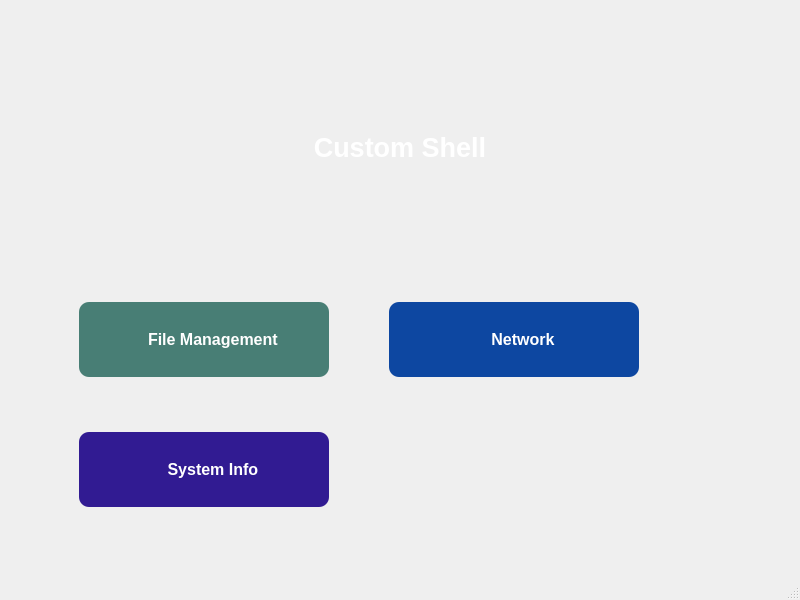
<?xml version="1.0" encoding="UTF-8"?>
<ui version="4.0">
 <class>MainWindow</class>
 <widget class="QMainWindow" name="MainWindow">
  <property name="geometry">
   <rect>
    <x>0</x>
    <y>0</y>
    <width>800</width>
    <height>600</height>
   </rect>
  </property>
  <property name="windowTitle">
   <string>MainWindow</string>
  </property>
  <property name="styleSheet">
   <string notr="true">QWidget#centralwidget {
    background-image: url(&quot;background.jpeg&quot;);
    background-repeat: no-repeat;
    background-position: center;
    background-size: cover;
}
</string>
  </property>
  <widget class="QWidget" name="centralwidget">
   <property name="autoFillBackground">
    <bool>true</bool>
   </property>
   <property name="styleSheet">
    <string notr="true"/>
   </property>
   <layout class="QVBoxLayout" name="verticalLayout_3">
    <item>
     <layout class="QVBoxLayout" name="verticalLayout_2">
      <item>
       <widget class="QLabel" name="label">
        <property name="font">
         <font>
          <pointsize>20</pointsize>
          <weight>75</weight>
          <bold>true</bold>
         </font>
        </property>
        <property name="styleSheet">
         <string notr="true">color:white;
background-color:url(&quot;background.jpeg&quot;);</string>
        </property>
        <property name="text">
         <string>Custom Shell</string>
        </property>
        <property name="alignment">
         <set>Qt::AlignCenter</set>
        </property>
       </widget>
      </item>
      <item>
       <widget class="QWidget" name="widget" native="true">
        <property name="styleSheet">
         <string notr="true">QWidget#centralwidget {
    background-image: url(&quot;C:/Users/ASUS/OneDrive/Desktop/Projects/GUI Based Shell/background.jpeg&quot;);
    background-repeat: no-repeat;
    background-position: center;
    background-size: cover;
}
</string>
        </property>
        <widget class="QPushButton" name="pushButton">
         <property name="geometry">
          <rect>
           <x>70</x>
           <y>10</y>
           <width>250</width>
           <height>75</height>
          </rect>
         </property>
         <property name="font">
          <font>
           <pointsize>-1</pointsize>
           <weight>75</weight>
           <italic>false</italic>
           <bold>true</bold>
          </font>
         </property>
         <property name="autoFillBackground">
          <bool>false</bool>
         </property>
         <property name="styleSheet">
          <string notr="true">QPushButton {
    background-color: rgba(0, 77, 64, 0.7);   /* Dark teal with 70% opacity */
    color: white;
    font: bold 16px;
    border-radius: 10px;
    padding: 20px;
}

QPushButton:hover {
    background-color: rgba(0, 150, 136, 0.8); /* Lighter teal with 80% opacity */
}
</string>
         </property>
         <property name="text">
          <string>    File Management</string>
         </property>
         <property name="icon">
          <iconset>
           <normaloff>FILE.jpeg</normaloff>FILE.jpeg</iconset>
         </property>
         <property name="iconSize">
          <size>
           <width>40</width>
           <height>40</height>
          </size>
         </property>
        </widget>
        <widget class="QPushButton" name="pushButton_2">
         <property name="geometry">
          <rect>
           <x>380</x>
           <y>10</y>
           <width>250</width>
           <height>75</height>
          </rect>
         </property>
         <property name="styleSheet">
          <string notr="true">QPushButton {
    background-color: #0D47A1;
    color: white;
    font: bold 16px;
    border-radius: 10px;
    padding: 20px;
}
QPushButton:hover {
    background-color: #1976D2;
}
</string>
         </property>
         <property name="text">
          <string>    Network</string>
         </property>
         <property name="icon">
          <iconset>
           <normaloff>network.png</normaloff>network.png</iconset>
         </property>
         <property name="iconSize">
          <size>
           <width>60</width>
           <height>60</height>
          </size>
         </property>
        </widget>
        <widget class="QPushButton" name="pushButton_3">
         <property name="geometry">
          <rect>
           <x>70</x>
           <y>140</y>
           <width>250</width>
           <height>75</height>
          </rect>
         </property>
         <property name="styleSheet">
          <string notr="true">QPushButton {
    background-color: #311B92;
    color: white;
    font: bold 16px;
    border-radius: 10px;
    padding: 20px;
}
QPushButton:hover {
    background-color: #7B1FA2;
}
</string>
         </property>
         <property name="text">
          <string>    System Info</string>
         </property>
         <property name="icon">
          <iconset>
           <normaloff>SINFO.jpeg</normaloff>SINFO.jpeg</iconset>
         </property>
         <property name="iconSize">
          <size>
           <width>40</width>
           <height>40</height>
          </size>
         </property>
        </widget>
       </widget>
      </item>
     </layout>
    </item>
   </layout>
  </widget>
  <widget class="QMenuBar" name="menubar">
   <property name="geometry">
    <rect>
     <x>0</x>
     <y>0</y>
     <width>800</width>
     <height>26</height>
    </rect>
   </property>
  </widget>
  <widget class="QStatusBar" name="statusbar"/>
 </widget>
 <resources/>
 <connections/>
</ui>
